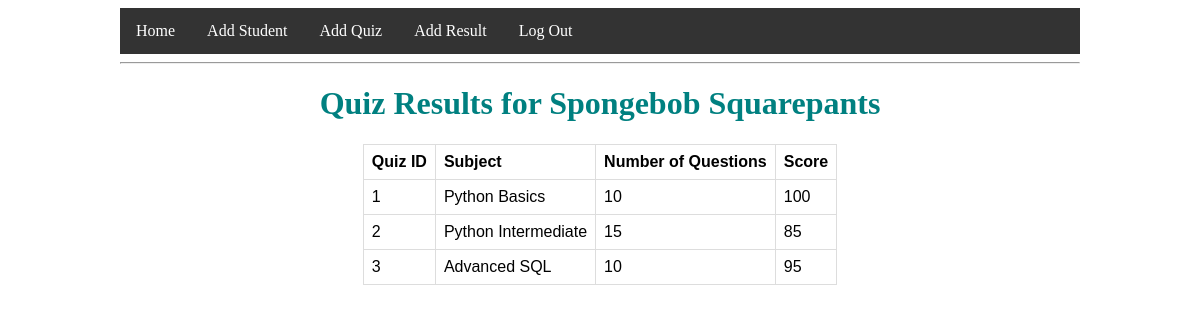
The page /student/1 (signed in) on the database its author committed.
### app/models.py (models this page shows, shortened)
class Student(db.Model):
    id = db.Column(db.Integer, primary_key=True)
    first_name = db.Column(db.String(64), index=True)
    last_name = db.Column(db.String(64), index=True)
    results = db.relationship("Result", backref="student", lazy="dynamic")

class Result(db.Model):
    id = db.Column(db.Integer, primary_key=True)
    student_id = db.Column(db.Integer, db.ForeignKey("student.id"))
    quiz_id = db.Column(db.Integer, db.ForeignKey("quiz.id"))
    score = db.Column(db.Integer)
    def get_subject(self):
        return self.quiz.subject
    def get_quiz_num_of_questions(self):
        return self.quiz.num_of_questions

class Quiz(db.Model):
    id = db.Column(db.Integer, primary_key=True)
    subject = db.Column(db.String(32), index=True)
    num_of_questions = db.Column(db.Integer)
    date = db.Column(db.String(64))
    results = db.relationship("Result", backref="quiz", lazy="dynamic")

### app/routes.py (the view)
@app.route("/student/<student_id>")
@login_required
def student_results(student_id):
    student = Student.query.get(student_id)
    return render_template("student_results.html", student=student)

### app/models.py (called while the page is built)
@login.user_loader
def load_user(id):
    return User.query.get(int(id))

### app/templates/student_results.html (shortened to what this page needs)
{% extends "base.html" %}
{% block content %}
<h1>Quiz Results for {{ student.first_name }} {{ student.last_name }}</h1>
{% if student.results.first() %}
<div>
        <table>
            <tr>
                <th>Quiz ID</th>
                <th>Subject</th>
                <th>Number of Questions</th>
                <th>Score</th>
            </tr>
            {% for result in student.results%}
            <tr>
                <td>{{ result.quiz.id }}</td>
                <td>{{ result.get_subject() }}</td>
                <td>{{ result.get_quiz_num_of_questions() }}</td>
                <td>{{ result.score }}</td>
            </tr>
            {% endfor %}
        </table>
{% else %}
<h3>No quiz results for {{ student.first_name }}.</h3>
{% endif %}
{% endblock %}

### app/static/styles/style.css (style rules this page uses)
html { text-align: center; }
body { width: 80%; margin-left: auto; margin-right: auto; }
table { margin: auto; font-family: arial, sans-serif; border-collapse: collapse; }
td, th { border: 1px solid #dddddd; text-align: left; padding: 8px; }
div { margin: 0px auto; justify-content: center; }
h1 { color: teal; }

### rows shown on the page
Student: first_name "Spongebob", last_name "Squarepants"
Result: quiz.id "1", get_subject "Python Basics", get_quiz_num_of_questions "10", score "100"
Result: quiz.id "2", get_subject "Python Intermediate", get_quiz_num_of_questions "15", score "85"
Result: quiz.id "3", get_subject "Advanced SQL", get_quiz_num_of_questions "10", score "95"
